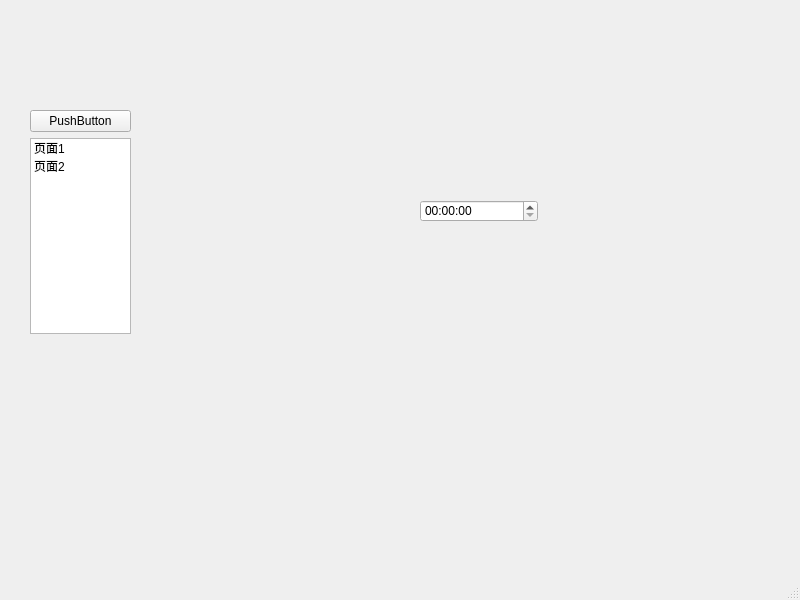
<?xml version="1.0" encoding="UTF-8"?>
<ui version="4.0">
 <class>MainWindow</class>
 <widget class="QMainWindow" name="MainWindow">
  <property name="geometry">
   <rect>
    <x>0</x>
    <y>0</y>
    <width>800</width>
    <height>600</height>
   </rect>
  </property>
  <property name="windowTitle">
   <string>MainWindow</string>
  </property>
  <widget class="QWidget" name="centralwidget">
   <widget class="QStackedWidget" name="pagexx">
    <property name="geometry">
     <rect>
      <x>360</x>
      <y>160</y>
      <width>231</width>
      <height>121</height>
     </rect>
    </property>
    <property name="currentIndex">
     <number>1</number>
    </property>
    <widget class="QWidget" name="page1">
     <widget class="QDateEdit" name="dateEdit">
      <property name="geometry">
       <rect>
        <x>20</x>
        <y>20</y>
        <width>110</width>
        <height>22</height>
       </rect>
      </property>
     </widget>
    </widget>
    <widget class="QWidget" name="page_2">
     <widget class="QTimeEdit" name="timeEdit">
      <property name="geometry">
       <rect>
        <x>60</x>
        <y>40</y>
        <width>118</width>
        <height>22</height>
       </rect>
      </property>
     </widget>
    </widget>
   </widget>
   <widget class="QWidget" name="">
    <property name="geometry">
     <rect>
      <x>30</x>
      <y>110</y>
      <width>101</width>
      <height>224</height>
     </rect>
    </property>
    <layout class="QVBoxLayout" name="verticalLayout">
     <item>
      <widget class="QPushButton" name="pushButton">
       <property name="text">
        <string>PushButton</string>
       </property>
      </widget>
     </item>
     <item>
      <widget class="QListWidget" name="listWidget">
       <item>
        <property name="text">
         <string>页面1</string>
        </property>
       </item>
       <item>
        <property name="text">
         <string>页面2</string>
        </property>
       </item>
      </widget>
     </item>
    </layout>
   </widget>
  </widget>
  <widget class="QMenuBar" name="menubar">
   <property name="geometry">
    <rect>
     <x>0</x>
     <y>0</y>
     <width>800</width>
     <height>33</height>
    </rect>
   </property>
  </widget>
  <widget class="QStatusBar" name="statusbar"/>
 </widget>
 <resources/>
 <connections>
  <connection>
   <sender>listWidget</sender>
   <signal>currentRowChanged(int)</signal>
   <receiver>pagexx</receiver>
   <slot>setCurrentIndex(int)</slot>
   <hints>
    <hint type="sourcelabel">
     <x>97</x>
     <y>251</y>
    </hint>
    <hint type="destinationlabel">
     <x>381</x>
     <y>232</y>
    </hint>
   </hints>
  </connection>
 </connections>
</ui>
